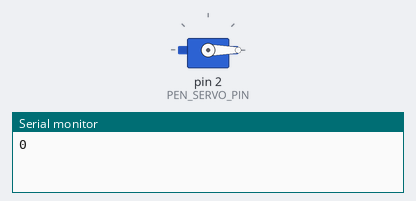
The sketch below on a simulated Arduino Uno, built with avr-gcc and run on an emulated ATmega328P. Shown: servo, the last lines printed to the serial monitor.

Above: at 0.05 s.
At 2.25 s:
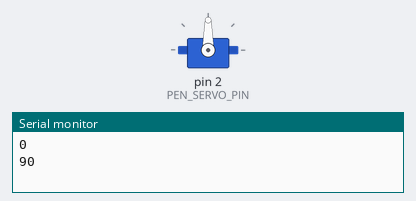
At 4.5 s:
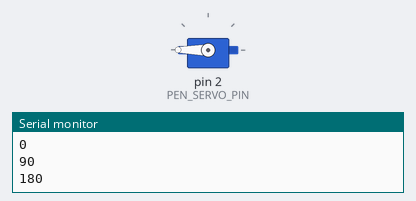
Timing chart, 0 to 5.9 s (numbered marks = the images above):
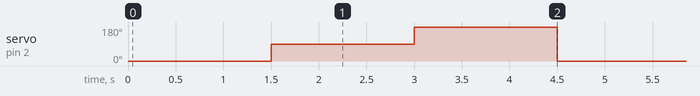

Measured:
- by itself, servo on pin 2 (PEN_SERVO_PIN): repeats every 4.5 s: 180° 1.5 s, 0° 1.5 s, 90° 1.5 s

The sketch:

servo_test.ino
```cpp
//--------------------------
// **** begin SERVO PEN ****
//--------------------------
#include <Servo.h>

Servo pen_servo;
#define PEN_SERVO_PIN 2
#define UP 0 // degrees
#define DOWN 180 // degrees

void pen_move(int deg) {
    pen_servo.attach(PEN_SERVO_PIN);
    pen_servo.write(deg);
    delay(1500);
    pen_servo.detach(); // power down the servo after the target position has been reached
}

void setup() {
  Serial.begin(115200);
}

void loop() {
  Serial.println("0");
  pen_move(0);
  Serial.println("90");
  pen_move(90);
  Serial.println("180");
  pen_move(180);
}
```
